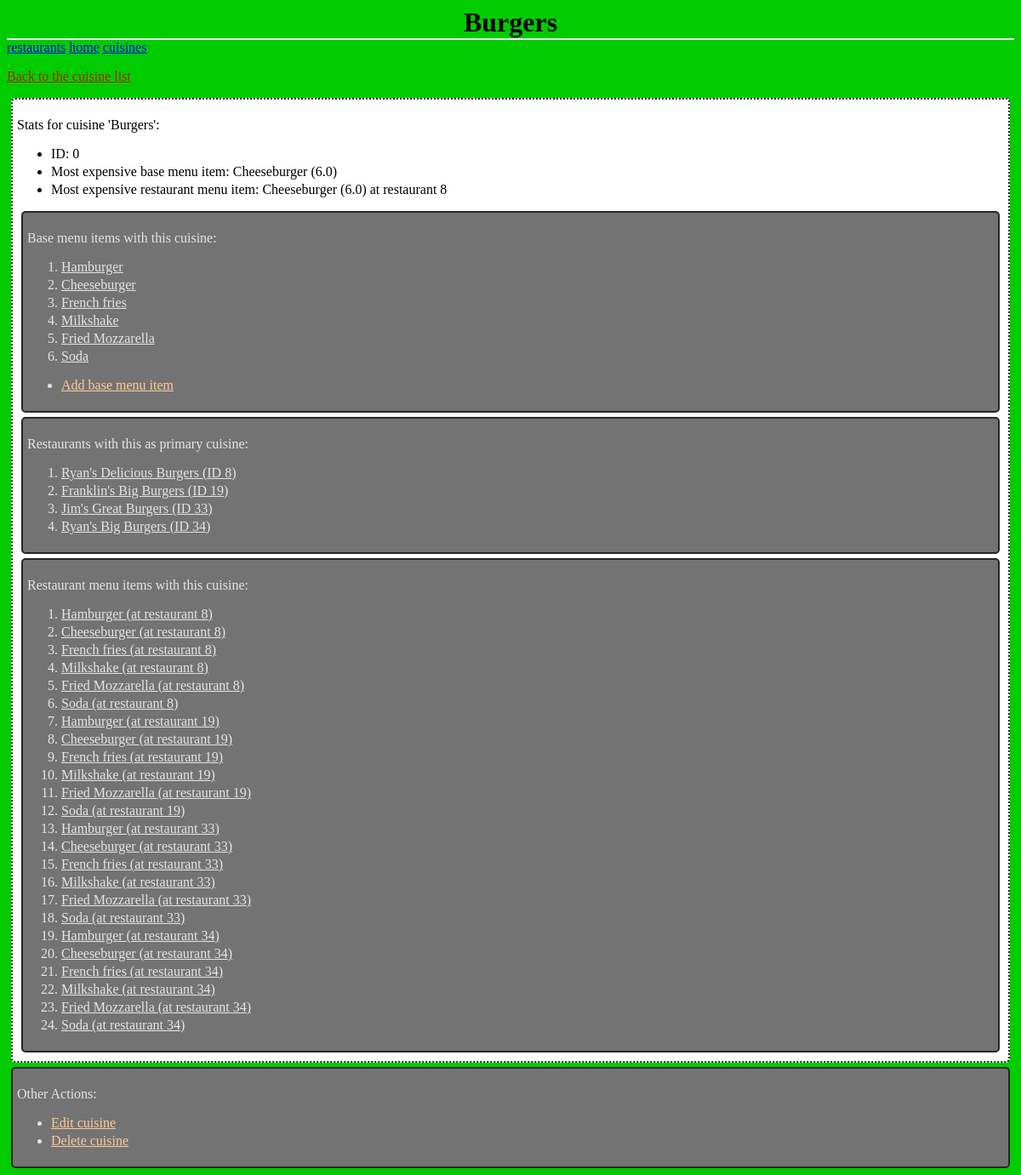
The app's page /cuisines/0/ with its own data.
### database_setup.py (models this page shows, shortened)
class Cuisine(Base):
	__tablename__ = 'cuisine'
	id = Column(Integer, primary_key=True)
	name = Column(String(80), nullable=False, unique=True)

class BaseMenuItem(Base):
	__tablename__ = 'base_menu_item'
	name = Column(String(80), nullable=False, unique=True)
	id = Column(Integer, primary_key=True)
	description = Column(String(250), nullable=False)
	price = Column(Float, nullable=False)
	picture = Column(LargeBinary, nullable=False)
	cuisine_id = Column(Integer, ForeignKey('cuisine.id'))
	menuSection_id = Column(Integer, ForeignKey('menu_section.id'))
	cuisine = relationship(Cuisine)
	menuSection = relationship(MenuSection)
	CheckConstraint('price >= 0')

class RestaurantMenuItem(Base):
	__tablename__ = 'restaurant_menu_item'
	name = Column(String(80), nullable=False)
	id = Column(Integer, primary_key=True)
	description = Column(String(250), nullable=False)
	price = Column(Float, nullable=False)
	picture = Column(LargeBinary, nullable=False)
	restaurant_id = Column(Integer, ForeignKey('restaurant.id'))
	baseMenuItem_id = Column(Integer, ForeignKey('base_menu_item.id'))
	menuSection_id = Column(Integer, ForeignKey('menu_section.id'))
	restaurant = relationship(Restaurant)
	baseMenuItem = relationship(BaseMenuItem)
	menuSection = relationship(MenuSection)
	CheckConstraint('price >= 0')

class Restaurant(Base):
	__tablename__ = 'restaurant'
	id = Column(Integer, primary_key=True)
	name = Column(String(250), nullable=False)
	cuisine_id = Column(Integer, ForeignKey('cuisine.id'))
	user_id = Column(Integer, ForeignKey('user.id'))
	picture = Column(LargeBinary, nullable=False)
	cuisine = relationship(Cuisine)
	user = relationship(User)

### project.py (the view)
@app.route('/cuisines/<int:cuisine_id>/')
def cuisine(cuisine_id):
        cuisine = RestaurantManager.getCuisine(cuisine_id=cuisine_id)
        restaurants = RestaurantManager.getRestaurants(cuisine_id=cuisine_id)
        baseMenuItems = RestaurantManager.\
                        getBaseMenuItems(cuisine_id=cuisine_id)
        restaurantMenuItems = RestaurantManager.\
                              getRestaurantMenuItems(cuisine_id=cuisine_id)
        if len(baseMenuItems) > 0:
            mostExpensiveBaseMenuItem = baseMenuItems[0]
            for item in baseMenuItems:
                if item.price > mostExpensiveBaseMenuItem.price:
                    mostExpensiveBaseMenuItem = item
        else:
            mostExpensiveBaseMenuItem = RestaurantManager.getBaseMenuItem(-1)
            mostExpensiveBaseMenuItem.name = "N/A"
            mostExpensiveBaseMenuItem.price = "N/A"
        if len(restaurantMenuItems) > 0:
            mostExpensiveRestaurantMenuItem = restaurantMenuItems[0]
            for item in restaurantMenuItems:
                if item.price > mostExpensiveRestaurantMenuItem.price:
                    mostExpensiveRestaurantMenuItem = item
        else:
            mostExpensiveRestaurantMenuItem = RestaurantManager.getBaseMenuItem(-1)
            mostExpensiveRestaurantMenuItem.name = "N/A"
            mostExpensiveRestaurantMenuItem.price = "N/A"
        return render_template("Cuisine.html",
                               cuisine=cuisine,
                               mostExpensiveBaseMenuItem=mostExpensiveBaseMenuItem,
                               mostExpensiveRestaurantMenuItem=mostExpensiveRestaurantMenuItem,
                               restaurants=restaurants,
                               baseMenuItems=baseMenuItems,
                               restaurantMenuItems=restaurantMenuItems)

### RestaurantManager.py (called while the page is built)
def getRestaurantDBSession():
    engine = create_engine('sqlite:///restaurants.db')
    Base.metadata.bind = engine
    DBSession = sessionmaker(bind=engine)
    session = DBSession()
    return session

def getRestaurants(cuisine_id=None):
    session = getRestaurantDBSession()
    if cuisine_id is not None:
        restaurants = session.query(Restaurant).\
                      filter_by(cuisine_id=cuisine_id).all()
    else:
        restaurants = session.query(Restaurant).\
                      order_by(Restaurant.id).all()
    session.close()
    return restaurants

def getBaseMenuItems(cuisine_id=None):
    session = getRestaurantDBSession()
    if cuisine_id is not None:
        baseMenuItems = session.query(BaseMenuItem).\
                        filter_by(cuisine_id=cuisine_id).all()
    else:
        baseMenuItems = session.query(BaseMenuItem).\
                        order_by(BaseMenuItem.id).all()
    session.close()
    return baseMenuItems

def getCuisine(cuisine_id=None, name=None):
    session = getRestaurantDBSession()
    if cuisine_id is not None:
        cuisine  = session.query(Cuisine).filter_by(id=cuisine_id).first()
    elif name is not None:
        cuisine = session.query(Cuisine).filter_by(name=name).first()
    session.close()
    return cuisine

### templates/Cuisine.html (shortened to what this page needs)
<html>
<head>
	<link rel=stylesheet type=text/css href="{{url_for('static',
											           filename='Cuisines.css')}}">
</head>
<body>
	<h1 class='header'>
		{{cuisine.name}}
	</h1>
	<div class='homeLinks'>
		<a href="{{url_for('restaurants')}}">restaurants</a>
		<a href="{{url_for('restaurantManagerIndex')}}">home</a>
		<a href="{{url_for('cuisines')}}">cuisines</a>
	</div>
	<p>
		<a class='backLink' href="{{url_for('cuisines')}}">
			Back to the cuisine list
		</a>
	</p>
	<div class='stats'>
		<p>Stats for cuisine '{{cuisine.name}}':</p>
		<ul>
			<li>ID: {{cuisine.id}}</li>
			<li>Most expensive base menu item: {{mostExpensiveBaseMenuItem.name}}
				({{mostExpensiveBaseMenuItem.price}})</li>
			<li>Most expensive restaurant menu item:
				{{mostExpensiveRestaurantMenuItem.name}}
				({{mostExpensiveRestaurantMenuItem.price}}) at
				restaurant {{mostExpensiveRestaurantMenuItem.restaurant_id}}</li>
		</ul>
		<div class='list'>
		<p>
			Base menu items with this cuisine:
		</p>
		<ol>
			{% for item in baseMenuItems %}
			<li>
			<a class='forwardLink' href="{{url_for('baseMenuItem',
							   cuisine_id=cuisine.id,
							   baseMenuItem_id=item.id)}}">
				{{item.name}}</a>
			</li>
			{% endfor %}
		</ol>
		<ul>
			<li><a class='actionLink' href="{{url_for('addBaseMenuItem',
							   	   cuisine_id=cuisine.id)}}">
				Add base menu item</a>
			</li>
		</ul>
		</div>
		<div class='list'>
		<p>
			Restaurants with this as primary cuisine:
		</p>
		<ol>
			{% for restaurant in restaurants %}
			<li>
			<a class='forwardLink' href="{{url_for('restaurant',
							   restaurant_id=restaurant.id)}}">
				{{restaurant.name}} (ID {{restaurant.id}})</a>
			</li>
			{% endfor %}
		</ol>
		</div>
		<div class='list'>
		<p>
			Restaurant menu items with this cuisine:
		</p>
		<ol>
			{% for item in restaurantMenuItems %}
			<li>
			<a class='forwardLink' href="{{url_for('restaurantMenuItem',
							   restaurant_id=item.restaurant_id,
							   restaurantMenuItem_id=item.id)}}">
				{{item.name}} (at restaurant {{item.restaurant_id}})</a>
			</li>
			{% endfor %}
		</ol>
		</div>
	</div>
	<div class='list'>
	<p>Other Actions:</p>
	<ul>
		<li><a class='actionLink' href="{{url_for('editCuisine',
							   cuisine_id=cuisine.id)}}">
			Edit cuisine</a>
		</li>
		<li><a class='actionLink' href="{{url_for('deleteCuisine',
							   cuisine_id=cuisine.id)}}">
			Delete cuisine</a>
		</li>
	</ul>
	</div>
</body>
</html>

### static/Cuisines.css (style rules this page uses)
body { font-family: serif; background-color: #00cc00 }
li { margin: 0 0 3px 0; }
.header { left: 50%; text-align: center; font-family: 'Georgia', serif; border-bottom: 2px solid #eee; margin: 0; }
.list { border: 2px solid; border-radius: 5px; padding: 5px; margin: 5px; border-color: #262626; background-color: #737373; color: #e6e6e6; }
.stats { border: 2px dotted; border-radius: 5px; padding: 5px; margin: 5px; border-color: #262626; background-color: #ffffff; color: #000000; }
.backLink { color: #a52600; }
.actionLink { color: #ffcc99; }
.forwardLink { color: #e6e6e6; }

### records on screen
Cuisine: name "Burgers", id "0"
BaseMenuItem: name "Cheeseburger", price "6.0"
RestaurantMenuItem: name "Cheeseburger", price "6.0", restaurant_id "8"
BaseMenuItem: name "Hamburger"
BaseMenuItem: name "French fries"
BaseMenuItem: name "Milkshake"
BaseMenuItem: name "Fried Mozzarella"
BaseMenuItem: name "Soda"
Restaurant: name "Ryan's Delicious Burgers", id "8"
Restaurant: name "Franklin's Big Burgers", id "19"
Restaurant: name "Jim's Great Burgers", id "33"
Restaurant: name "Ryan's Big Burgers", id "34"
RestaurantMenuItem: name "Hamburger", restaurant_id "8"
RestaurantMenuItem: name "French fries", restaurant_id "8"
RestaurantMenuItem: name "Milkshake", restaurant_id "8"
RestaurantMenuItem: name "Fried Mozzarella", restaurant_id "8"
RestaurantMenuItem: name "Soda", restaurant_id "8"
RestaurantMenuItem: name "Hamburger", restaurant_id "19"
RestaurantMenuItem: name "Cheeseburger", restaurant_id "19"
RestaurantMenuItem: name "French fries", restaurant_id "19"
RestaurantMenuItem: name "Milkshake", restaurant_id "19"
RestaurantMenuItem: name "Fried Mozzarella", restaurant_id "19"
RestaurantMenuItem: name "Soda", restaurant_id "19"
RestaurantMenuItem: name "Hamburger", restaurant_id "33"
RestaurantMenuItem: name "Cheeseburger", restaurant_id "33"
RestaurantMenuItem: name "French fries", restaurant_id "33"
RestaurantMenuItem: name "Milkshake", restaurant_id "33"
RestaurantMenuItem: name "Fried Mozzarella", restaurant_id "33"
RestaurantMenuItem: name "Soda", restaurant_id "33"
RestaurantMenuItem: name "Hamburger", restaurant_id "34"
RestaurantMenuItem: name "Cheeseburger", restaurant_id "34"
RestaurantMenuItem: name "French fries", restaurant_id "34"
RestaurantMenuItem: name "Milkshake", restaurant_id "34"
RestaurantMenuItem: name "Fried Mozzarella", restaurant_id "34"
RestaurantMenuItem: name "Soda", restaurant_id "34"
